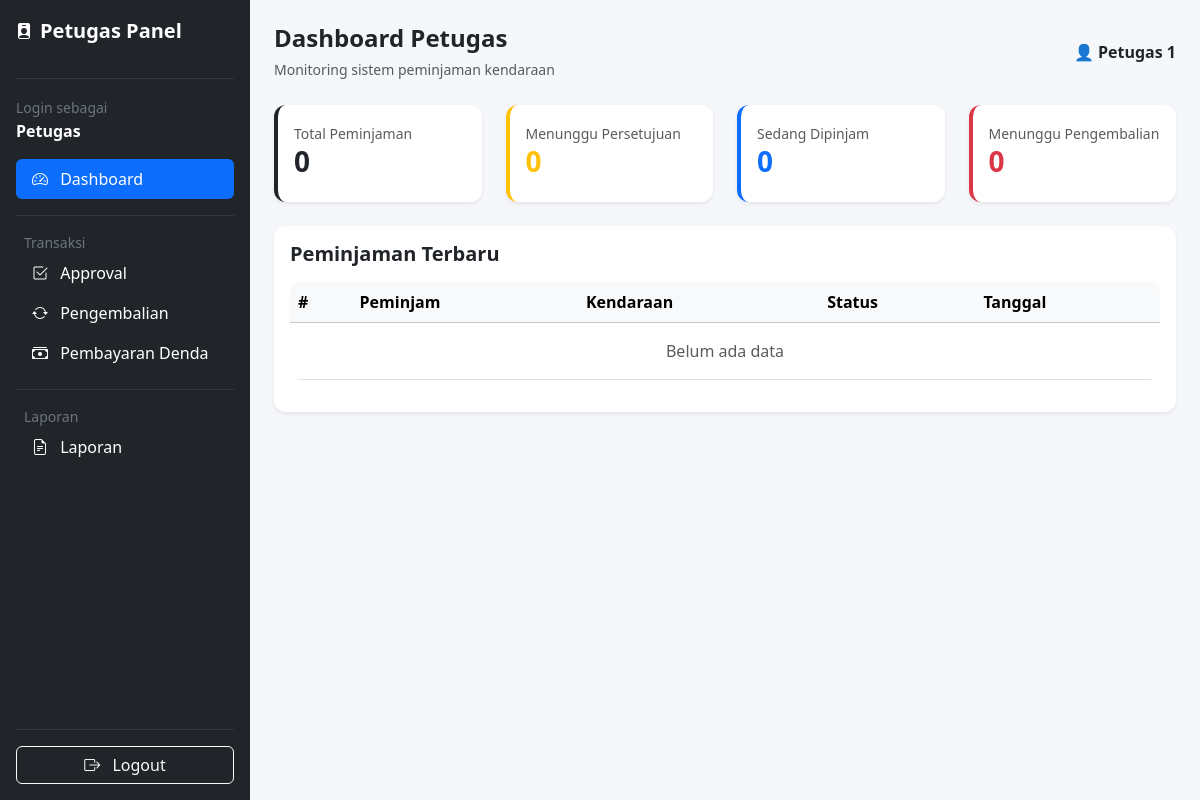
The app's page /petugas/dashboard.php (signed in), older data.
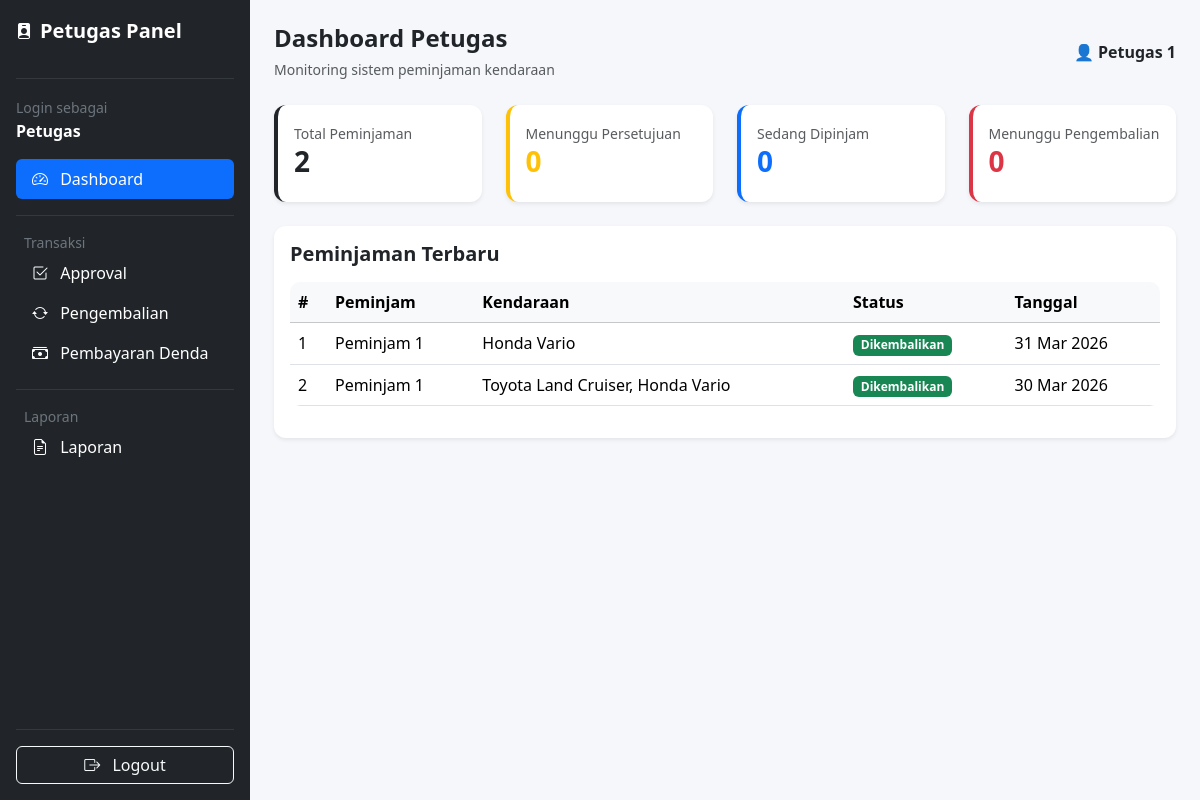
The same page, newer data.
### tables this page shows
CREATE TABLE `peminjaman` (
  `id_peminjaman` int NOT NULL,
  `id_user` int NOT NULL,
  `tanggal_pinjam` date NOT NULL,
  `tanggal_rencana_kembali` date NOT NULL,
  `status` enum('menunggu','disetujui','menunggu_kembali','dikembalikan','ditolak') NOT NULL DEFAULT 'menunggu',
  `approved_by` int DEFAULT NULL,
  `tanggal_pengembalian` date DEFAULT NULL,
  `created_at` datetime DEFAULT CURRENT_TIMESTAMP,
  `id_kendaraan` int DEFAULT NULL,
  `tanggal_kembali` date DEFAULT NULL
);

CREATE TABLE `users` (
  `id_user` int NOT NULL,
  `nama` varchar(100) NOT NULL,
  `username` varchar(50) NOT NULL,
  `password` varchar(255) NOT NULL,
  `role` enum('admin','petugas','peminjam') NOT NULL
);

### petugas/dashboard.php (the view, shortened to what the changed rows need)
<?php
include "../config/database.php";
function getTotal($conn, $where = "")
{
    $q = mysqli_query($conn, "SELECT COUNT(*) as total FROM peminjaman $where");
    return mysqli_fetch_assoc($q)['total'];
}
$total_peminjaman = getTotal($conn);
$total_menunggu   = getTotal($conn, "WHERE status='menunggu'");
$total_disetujui  = getTotal($conn, "WHERE status='disetujui'");
$total_kembali    = getTotal($conn, "WHERE status='menunggu_kembali'");
$qLast = mysqli_query($conn, "
    SELECT
        p.id_peminjaman,
        p.status,
        p.tanggal_pinjam,
        u.nama,
        GROUP_CONCAT(k.nama_kendaraan SEPARATOR ', ') AS kendaraan
    FROM peminjaman p
    JOIN users u ON p.id_user = u.id_user
    JOIN detail_peminjaman d ON p.id_peminjaman = d.id_peminjaman
    JOIN kendaraan k ON d.id_kendaraan = k.id_kendaraan
    GROUP BY p.id_peminjaman
    ORDER BY p.id_peminjaman DESC
    LIMIT 5
");
function badgeStatus($status)
{
    switch ($status) {
        case 'dikembalikan':
            return 'success';
    }
}
?>
<?php include "../partials/header.php"; ?>
<body>
<div class="d-flex">
    <?php include "../partials/sidebar_petugas.php"; ?>
    <div class="flex-grow-1 p-4">
        <div class="row g-4 mb-4">
            <?php
            function card($title, $value, $color)
            {
                return "
                <div class='col-md-3'>
                    <div class='card shadow-sm border-0 border-start border-4 border-$color'>
                        <div class='card-body'>
                            <small class='text-muted'>$title</small>
                            <h3 class='fw-bold text-$color'>$value</h3>
                        </div>
                    </div>
                </div>";
            }
            echo card("Total Peminjaman", $total_peminjaman, "dark");
            echo card("Menunggu Persetujuan", $total_menunggu, "warning");
            echo card("Sedang Dipinjam", $total_disetujui, "primary");
            echo card("Menunggu Pengembalian", $total_kembali, "danger");
            ?>
        </div>
        <div class="card shadow-sm border-0">
            <div class="card-body">
                <div class="table-responsive">
                    <table class="table table-hover align-middle">
                        <thead class="table-light">
                            <tr>
                                <th>#</th>
                                <th>Peminjam</th>
                                <th>Kendaraan</th>
                                <th>Status</th>
                                <th>Tanggal</th>
                            </tr>
                        </thead>
                        <tbody>
                        <?php if (mysqli_num_rows($qLast) > 0): ?>
                            <?php $no = 1; ?>
                            <?php while ($r = mysqli_fetch_assoc($qLast)): ?>
                                <tr>
                                    <td><?= $no++ ?></td>
                                    <td><?= htmlspecialchars($r['nama']) ?></td>
                                    <td><?= htmlspecialchars($r['kendaraan']) ?></td>
                                    <td>
                                        <span class="badge bg-<?= badgeStatus($r['status']) ?>">
                                            <?= ucfirst(str_replace('_', ' ', $r['status'])) ?>
                                        </span>
                                    </td>
                                    <td><?= date('d M Y', strtotime($r['tanggal_pinjam'])) ?></td>
                                </tr>
                            <?php endwhile; ?>
                        <?php else: ?>
                            <tr>
                                <td colspan="5" class="text-center text-muted py-3">
                                    Belum ada data
                                </td>
                            </tr>
                        <?php endif; ?>
                        </tbody>
                    </table>
                </div>
            </div>
        </div>
    </div>
</div>
</body>
</html>

### partials/sidebar_petugas.php (shortened to what the changed rows need)
<?php
$current_page = basename($_SERVER['PHP_SELF']);
$menu = [
    [
        'label' => 'Dashboard',
        'icon' => 'bi-speedometer2',
        'url' => 'dashboard.php'
    ],
    [
        'divider' => true
    ],
    [
        'section' => 'Transaksi'
    ],
    [
        'label' => 'Approval',
        'icon' => 'bi-check2-square',
        'url' => 'approval.php'
    ],
    [
        'label' => 'Pengembalian',
        'icon' => 'bi-arrow-repeat',
        'url' => 'pengembalian.php'
    ],
    [
        'label' => 'Pembayaran Denda',
        'icon' => 'bi-cash-stack',
        'url' => 'pembayaran_denda.php'
    ],
    [
        'divider' => true
    ],
    [
        'section' => 'Laporan'
    ],
    [
        'label' => 'Laporan',
        'icon' => 'bi-file-earmark-text',
        'url' => 'laporan.php'
    ],
];
?>
<div class="d-flex flex-column flex-shrink-0 p-3 bg-dark text-white" style="width:250px; min-height:100vh;">
    <ul class="nav nav-pills flex-column mb-auto">
        <?php foreach ($menu as $item): ?>
            <?php if (isset($item['divider'])): ?>
                <hr class="text-secondary">
            <?php elseif (isset($item['section'])): ?>
                <small class="text-secondary px-2"><?= $item['section'] ?></small>
            <?php else: ?>
                <?php
                $active = ($current_page === $item['url'])
                    ? 'active bg-primary text-white'
                    : 'text-white';
                ?>
                <li>
                    <a href="<?= $item['url'] ?>" class="nav-link <?= $active ?>">
                        <i class="bi <?= $item['icon'] ?> me-2"></i>
                        <?= $item['label'] ?>
                    </a>
                </li>
            <?php endif; ?>
        <?php endforeach; ?>
    </ul>
</div>
<link rel="stylesheet" href="https://cdn.jsdelivr.net/npm/bootstrap-icons@1.11.1/font/bootstrap-icons.css">

Row changes from the older to the newer data that the page shows:
added peminjaman: id_user.nama "Peminjam 1", kendaraan "Honda Vario", status "Dikembalikan", tanggal_pinjam "31 Mar 2026"
added peminjaman: id_user.nama "Peminjam 1", kendaraan "Toyota Land Cruiser, Honda Vario", status "Dikembalikan", tanggal_pinjam "30 Mar 2026"
Text that changed along with them:
$value: "0 0 0 0" → "2 0 0 0"
text no longer shown: "Belum ada data"
